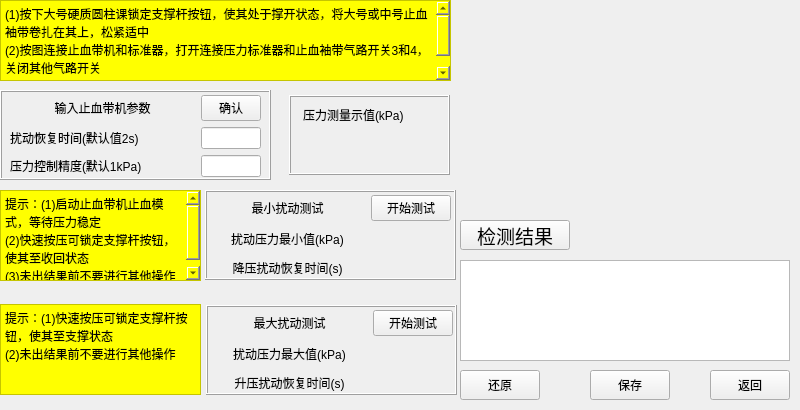
<?xml version="1.0" encoding="UTF-8"?>
<ui version="4.0">
 <class>Form</class>
 <widget class="QWidget" name="Form">
  <property name="geometry">
   <rect>
    <x>0</x>
    <y>0</y>
    <width>800</width>
    <height>410</height>
   </rect>
  </property>
  <property name="windowTitle">
   <string>Form</string>
  </property>
  <widget class="QTextBrowser" name="textBrowser_1">
   <property name="geometry">
    <rect>
     <x>0</x>
     <y>0</y>
     <width>451</width>
     <height>81</height>
    </rect>
   </property>
   <property name="styleSheet">
    <string notr="true">background-color:yellow
</string>
   </property>
   <property name="html">
    <string>&lt;!DOCTYPE HTML PUBLIC &quot;-//W3C//DTD HTML 4.0//EN&quot; &quot;http://www.w3.org/TR/REC-html40/strict.dtd&quot;&gt;
&lt;html&gt;&lt;head&gt;&lt;meta name=&quot;qrichtext&quot; content=&quot;1&quot; /&gt;&lt;style type=&quot;text/css&quot;&gt;
p, li { white-space: pre-wrap; }
&lt;/style&gt;&lt;/head&gt;&lt;body style=&quot; font-family:'SimSun'; font-size:9pt; font-weight:400; font-style:normal;&quot;&gt;
&lt;p style=&quot; margin-top:0px; margin-bottom:0px; margin-left:0px; margin-right:0px; -qt-block-indent:0; text-indent:0px;&quot;&gt;(1)按下大号硬质圆柱课锁定支撑杆按钮，使其处于撑开状态，将大号或中号止血袖带卷扎在其上，松紧适中&lt;/p&gt;
&lt;p style=&quot; margin-top:0px; margin-bottom:0px; margin-left:0px; margin-right:0px; -qt-block-indent:0; text-indent:0px;&quot;&gt;(2)按图连接止血带机和标准器，打开连接压力标准器和止血袖带气路开关3和4，关闭其他气路开关&lt;/p&gt;
&lt;p style=&quot; margin-top:0px; margin-bottom:0px; margin-left:0px; margin-right:0px; -qt-block-indent:0; text-indent:0px;&quot;&gt;(3)设置止血带机工作压力为22kPa&lt;/p&gt;&lt;/body&gt;&lt;/html&gt;</string>
   </property>
  </widget>
  <widget class="QWidget" name="gridLayoutWidget">
   <property name="geometry">
    <rect>
     <x>10</x>
     <y>95</y>
     <width>251</width>
     <height>84</height>
    </rect>
   </property>
   <layout class="QGridLayout" name="gridLayout">
    <item row="1" column="1">
     <widget class="QLineEdit" name="lineEdit">
      <property name="sizePolicy">
       <sizepolicy hsizetype="Fixed" vsizetype="Fixed">
        <horstretch>0</horstretch>
        <verstretch>0</verstretch>
       </sizepolicy>
      </property>
      <property name="minimumSize">
       <size>
        <width>60</width>
        <height>0</height>
       </size>
      </property>
      <property name="maximumSize">
       <size>
        <width>60</width>
        <height>16777215</height>
       </size>
      </property>
     </widget>
    </item>
    <item row="2" column="1">
     <widget class="QLineEdit" name="lineEdit_2">
      <property name="sizePolicy">
       <sizepolicy hsizetype="Fixed" vsizetype="Fixed">
        <horstretch>0</horstretch>
        <verstretch>0</verstretch>
       </sizepolicy>
      </property>
      <property name="minimumSize">
       <size>
        <width>60</width>
        <height>0</height>
       </size>
      </property>
      <property name="maximumSize">
       <size>
        <width>60</width>
        <height>16777215</height>
       </size>
      </property>
     </widget>
    </item>
    <item row="0" column="0">
     <widget class="QLabel" name="label_3">
      <property name="text">
       <string>输入止血带机参数</string>
      </property>
      <property name="alignment">
       <set>Qt::AlignCenter</set>
      </property>
     </widget>
    </item>
    <item row="2" column="0">
     <widget class="QLabel" name="label_5">
      <property name="text">
       <string>压力控制精度(默认1kPa)</string>
      </property>
      <property name="alignment">
       <set>Qt::AlignLeading|Qt::AlignLeft|Qt::AlignVCenter</set>
      </property>
     </widget>
    </item>
    <item row="1" column="0">
     <widget class="QLabel" name="label_4">
      <property name="text">
       <string>扰动恢复时间(默认值2s)</string>
      </property>
      <property name="alignment">
       <set>Qt::AlignLeading|Qt::AlignLeft|Qt::AlignVCenter</set>
      </property>
     </widget>
    </item>
    <item row="0" column="1">
     <widget class="QPushButton" name="pushButton_2">
      <property name="minimumSize">
       <size>
        <width>60</width>
        <height>0</height>
       </size>
      </property>
      <property name="maximumSize">
       <size>
        <width>60</width>
        <height>16777215</height>
       </size>
      </property>
      <property name="text">
       <string>确认</string>
      </property>
     </widget>
    </item>
   </layout>
  </widget>
  <widget class="QFrame" name="frame_1">
   <property name="geometry">
    <rect>
     <x>0</x>
     <y>90</y>
     <width>271</width>
     <height>90</height>
    </rect>
   </property>
   <property name="frameShape">
    <enum>QFrame::Box</enum>
   </property>
   <property name="frameShadow">
    <enum>QFrame::Raised</enum>
   </property>
   <property name="lineWidth">
    <number>1</number>
   </property>
   <property name="midLineWidth">
    <number>0</number>
   </property>
  </widget>
  <widget class="QTextBrowser" name="textBrowser_2">
   <property name="geometry">
    <rect>
     <x>0</x>
     <y>190</y>
     <width>201</width>
     <height>91</height>
    </rect>
   </property>
   <property name="styleSheet">
    <string notr="true">background-color:yellow
</string>
   </property>
   <property name="html">
    <string>&lt;!DOCTYPE HTML PUBLIC &quot;-//W3C//DTD HTML 4.0//EN&quot; &quot;http://www.w3.org/TR/REC-html40/strict.dtd&quot;&gt;
&lt;html&gt;&lt;head&gt;&lt;meta name=&quot;qrichtext&quot; content=&quot;1&quot; /&gt;&lt;style type=&quot;text/css&quot;&gt;
p, li { white-space: pre-wrap; }
&lt;/style&gt;&lt;/head&gt;&lt;body style=&quot; font-family:'SimSun'; font-size:9pt; font-weight:400; font-style:normal;&quot;&gt;
&lt;p style=&quot; margin-top:0px; margin-bottom:0px; margin-left:0px; margin-right:0px; -qt-block-indent:0; text-indent:0px;&quot;&gt;提示：(1)启动止血带机止血模式，等待压力稳定&lt;/p&gt;
&lt;p style=&quot; margin-top:0px; margin-bottom:0px; margin-left:0px; margin-right:0px; -qt-block-indent:0; text-indent:0px;&quot;&gt;(2)快速按压可锁定支撑杆按钮，使其至收回状态&lt;/p&gt;
&lt;p style=&quot; margin-top:0px; margin-bottom:0px; margin-left:0px; margin-right:0px; -qt-block-indent:0; text-indent:0px;&quot;&gt;(3)未出结果前不要进行其他操作&lt;/p&gt;&lt;/body&gt;&lt;/html&gt;</string>
   </property>
  </widget>
  <widget class="QWidget" name="gridLayoutWidget_2">
   <property name="geometry">
    <rect>
     <x>300</x>
     <y>99</y>
     <width>141</width>
     <height>71</height>
    </rect>
   </property>
   <layout class="QGridLayout" name="gridLayout_2">
    <property name="leftMargin">
     <number>3</number>
    </property>
    <property name="rightMargin">
     <number>3</number>
    </property>
    <property name="bottomMargin">
     <number>3</number>
    </property>
    <item row="0" column="0">
     <widget class="QLabel" name="label_2">
      <property name="text">
       <string>压力测量示值(kPa)</string>
      </property>
     </widget>
    </item>
    <item row="1" column="0">
     <widget class="QLabel" name="label">
      <property name="text">
       <string/>
      </property>
      <property name="alignment">
       <set>Qt::AlignCenter</set>
      </property>
     </widget>
    </item>
   </layout>
  </widget>
  <widget class="QFrame" name="frame_2">
   <property name="geometry">
    <rect>
     <x>289</x>
     <y>95</y>
     <width>161</width>
     <height>80</height>
    </rect>
   </property>
   <property name="frameShape">
    <enum>QFrame::Box</enum>
   </property>
   <property name="frameShadow">
    <enum>QFrame::Raised</enum>
   </property>
   <property name="lineWidth">
    <number>1</number>
   </property>
   <property name="midLineWidth">
    <number>0</number>
   </property>
  </widget>
  <widget class="QFrame" name="frame_3">
   <property name="geometry">
    <rect>
     <x>205</x>
     <y>190</y>
     <width>251</width>
     <height>90</height>
    </rect>
   </property>
   <property name="frameShape">
    <enum>QFrame::Box</enum>
   </property>
   <property name="frameShadow">
    <enum>QFrame::Raised</enum>
   </property>
   <property name="lineWidth">
    <number>1</number>
   </property>
   <property name="midLineWidth">
    <number>0</number>
   </property>
  </widget>
  <widget class="QWidget" name="gridLayoutWidget_3">
   <property name="geometry">
    <rect>
     <x>210</x>
     <y>195</y>
     <width>241</width>
     <height>84</height>
    </rect>
   </property>
   <layout class="QGridLayout" name="gridLayout_3">
    <item row="2" column="0">
     <widget class="QLabel" name="label_t_min_2">
      <property name="text">
       <string>降压扰动恢复时间(s)</string>
      </property>
      <property name="alignment">
       <set>Qt::AlignCenter</set>
      </property>
     </widget>
    </item>
    <item row="0" column="1">
     <widget class="QPushButton" name="pushButton_3">
      <property name="text">
       <string>开始测试</string>
      </property>
     </widget>
    </item>
    <item row="2" column="1">
     <widget class="QLabel" name="label_8">
      <property name="minimumSize">
       <size>
        <width>75</width>
        <height>0</height>
       </size>
      </property>
      <property name="maximumSize">
       <size>
        <width>75</width>
        <height>16777215</height>
       </size>
      </property>
      <property name="text">
       <string/>
      </property>
      <property name="alignment">
       <set>Qt::AlignCenter</set>
      </property>
     </widget>
    </item>
    <item row="0" column="0">
     <widget class="QLabel" name="label_6">
      <property name="text">
       <string>最小扰动测试</string>
      </property>
      <property name="alignment">
       <set>Qt::AlignCenter</set>
      </property>
     </widget>
    </item>
    <item row="1" column="0">
     <widget class="QLabel" name="label_t_max_2">
      <property name="text">
       <string>扰动压力最小值(kPa)</string>
      </property>
      <property name="alignment">
       <set>Qt::AlignCenter</set>
      </property>
     </widget>
    </item>
    <item row="1" column="1">
     <widget class="QLabel" name="label_7">
      <property name="minimumSize">
       <size>
        <width>75</width>
        <height>0</height>
       </size>
      </property>
      <property name="maximumSize">
       <size>
        <width>75</width>
        <height>16777215</height>
       </size>
      </property>
      <property name="text">
       <string/>
      </property>
      <property name="alignment">
       <set>Qt::AlignCenter</set>
      </property>
     </widget>
    </item>
   </layout>
  </widget>
  <widget class="QWidget" name="gridLayoutWidget_4">
   <property name="geometry">
    <rect>
     <x>212</x>
     <y>310</y>
     <width>241</width>
     <height>84</height>
    </rect>
   </property>
   <layout class="QGridLayout" name="gridLayout_4">
    <item row="0" column="0">
     <widget class="QLabel" name="label_9">
      <property name="text">
       <string>最大扰动测试</string>
      </property>
      <property name="alignment">
       <set>Qt::AlignCenter</set>
      </property>
     </widget>
    </item>
    <item row="2" column="0">
     <widget class="QLabel" name="label_11">
      <property name="text">
       <string>升压扰动恢复时间(s)</string>
      </property>
      <property name="alignment">
       <set>Qt::AlignCenter</set>
      </property>
     </widget>
    </item>
    <item row="1" column="0">
     <widget class="QLabel" name="label_10">
      <property name="text">
       <string>扰动压力最大值(kPa)</string>
      </property>
      <property name="alignment">
       <set>Qt::AlignCenter</set>
      </property>
     </widget>
    </item>
    <item row="0" column="1">
     <widget class="QPushButton" name="pushButton_4">
      <property name="text">
       <string>开始测试</string>
      </property>
     </widget>
    </item>
    <item row="1" column="1">
     <widget class="QLabel" name="label_12">
      <property name="minimumSize">
       <size>
        <width>75</width>
        <height>0</height>
       </size>
      </property>
      <property name="maximumSize">
       <size>
        <width>75</width>
        <height>16777215</height>
       </size>
      </property>
      <property name="text">
       <string/>
      </property>
      <property name="alignment">
       <set>Qt::AlignCenter</set>
      </property>
     </widget>
    </item>
    <item row="2" column="1">
     <widget class="QLabel" name="label_13">
      <property name="text">
       <string/>
      </property>
      <property name="alignment">
       <set>Qt::AlignCenter</set>
      </property>
     </widget>
    </item>
   </layout>
  </widget>
  <widget class="QFrame" name="frame_4">
   <property name="geometry">
    <rect>
     <x>206</x>
     <y>305</y>
     <width>251</width>
     <height>90</height>
    </rect>
   </property>
   <property name="frameShape">
    <enum>QFrame::Box</enum>
   </property>
   <property name="frameShadow">
    <enum>QFrame::Raised</enum>
   </property>
   <property name="lineWidth">
    <number>1</number>
   </property>
   <property name="midLineWidth">
    <number>0</number>
   </property>
  </widget>
  <widget class="QTextBrowser" name="textBrowser_3">
   <property name="geometry">
    <rect>
     <x>0</x>
     <y>304</y>
     <width>201</width>
     <height>91</height>
    </rect>
   </property>
   <property name="styleSheet">
    <string notr="true">background-color:yellow
</string>
   </property>
   <property name="html">
    <string>&lt;!DOCTYPE HTML PUBLIC &quot;-//W3C//DTD HTML 4.0//EN&quot; &quot;http://www.w3.org/TR/REC-html40/strict.dtd&quot;&gt;
&lt;html&gt;&lt;head&gt;&lt;meta name=&quot;qrichtext&quot; content=&quot;1&quot; /&gt;&lt;style type=&quot;text/css&quot;&gt;
p, li { white-space: pre-wrap; }
&lt;/style&gt;&lt;/head&gt;&lt;body style=&quot; font-family:'SimSun'; font-size:9pt; font-weight:400; font-style:normal;&quot;&gt;
&lt;p style=&quot; margin-top:0px; margin-bottom:0px; margin-left:0px; margin-right:0px; -qt-block-indent:0; text-indent:0px;&quot;&gt;提示：(1)快速按压可锁定支撑杆按钮，使其至支撑状态&lt;/p&gt;
&lt;p style=&quot; margin-top:0px; margin-bottom:0px; margin-left:0px; margin-right:0px; -qt-block-indent:0; text-indent:0px;&quot;&gt;(2)未出结果前不要进行其他操作&lt;/p&gt;&lt;/body&gt;&lt;/html&gt;</string>
   </property>
  </widget>
  <widget class="QLabel" name="label_png">
   <property name="geometry">
    <rect>
     <x>460</x>
     <y>0</y>
     <width>330</width>
     <height>210</height>
    </rect>
   </property>
   <property name="text">
    <string/>
   </property>
   <property name="pixmap">
    <pixmap resource="pic.qrc">:/resources/device.png</pixmap>
   </property>
   <property name="scaledContents">
    <bool>true</bool>
   </property>
  </widget>
  <widget class="QLabel" name="label_conform">
   <property name="geometry">
    <rect>
     <x>660</x>
     <y>220</y>
     <width>130</width>
     <height>30</height>
    </rect>
   </property>
   <property name="font">
    <font>
     <pointsize>14</pointsize>
    </font>
   </property>
   <property name="styleSheet">
    <string notr="true"/>
   </property>
   <property name="text">
    <string/>
   </property>
  </widget>
  <widget class="QTextBrowser" name="textBrowser">
   <property name="geometry">
    <rect>
     <x>460</x>
     <y>260</y>
     <width>330</width>
     <height>101</height>
    </rect>
   </property>
  </widget>
  <widget class="QPushButton" name="pushButton_return">
   <property name="geometry">
    <rect>
     <x>710</x>
     <y>370</y>
     <width>80</width>
     <height>30</height>
    </rect>
   </property>
   <property name="text">
    <string>返回</string>
   </property>
  </widget>
  <widget class="QPushButton" name="pushButton_clear">
   <property name="geometry">
    <rect>
     <x>460</x>
     <y>370</y>
     <width>80</width>
     <height>30</height>
    </rect>
   </property>
   <property name="text">
    <string>还原</string>
   </property>
  </widget>
  <widget class="QPushButton" name="pushButton">
   <property name="geometry">
    <rect>
     <x>460</x>
     <y>220</y>
     <width>110</width>
     <height>30</height>
    </rect>
   </property>
   <property name="font">
    <font>
     <family>Adobe Devanagari</family>
     <pointsize>14</pointsize>
    </font>
   </property>
   <property name="styleSheet">
    <string notr="true"/>
   </property>
   <property name="text">
    <string>检测结果</string>
   </property>
  </widget>
  <widget class="QPushButton" name="pushButton_save">
   <property name="geometry">
    <rect>
     <x>590</x>
     <y>370</y>
     <width>80</width>
     <height>30</height>
    </rect>
   </property>
   <property name="text">
    <string>保存</string>
   </property>
  </widget>
  <zorder>frame_2</zorder>
  <zorder>frame_4</zorder>
  <zorder>frame_1</zorder>
  <zorder>textBrowser_1</zorder>
  <zorder>gridLayoutWidget</zorder>
  <zorder>textBrowser_2</zorder>
  <zorder>gridLayoutWidget_2</zorder>
  <zorder>frame_3</zorder>
  <zorder>gridLayoutWidget_3</zorder>
  <zorder>gridLayoutWidget_4</zorder>
  <zorder>textBrowser_3</zorder>
  <zorder>label_png</zorder>
  <zorder>label_conform</zorder>
  <zorder>textBrowser</zorder>
  <zorder>pushButton_return</zorder>
  <zorder>pushButton_clear</zorder>
  <zorder>pushButton</zorder>
  <zorder>pushButton_save</zorder>
 </widget>
 <resources>
  <include location="pic.qrc"/>
 </resources>
 <connections/>
</ui>
